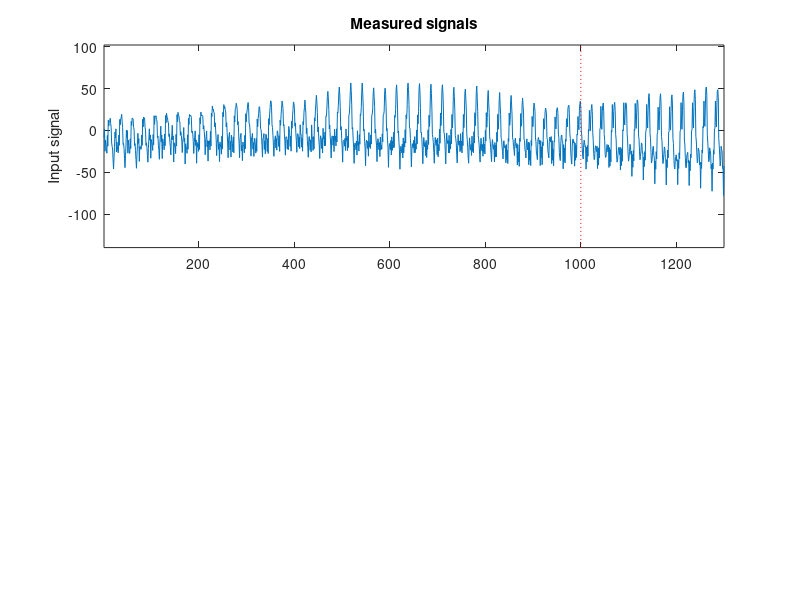

This figure's MATLAB source: (Note: this script raises an error after producing the figure.)
%
% Time series analysis
% Lund University
%
% Example code 27: Predicting a BJ model using the Kalman filter (see also
% code15). 
% 
% Note: This is an IMPORTANT example!
%
% Note that Matlab uses a slightly different notation for the BJ model as
% compared to that used in the course. In Matlab's notation:
%
%   A(z) y(t) = [B(z)/F(z)] u(t) + [C(z)/D(z)] e(t)
%
% This means that:
%   A(z) = 1,       B(z) = B(z),    F(z) = A2(z)
%   C(z) = C1(z),   D(z) = A1(z)
%
% Reference: 
%   "An Introduction to Time Series Modeling", 4th ed, by Andreas Jakobsson
%   Studentlitteratur, 2021
%
clear; clc;
close all;
addpath('../functions', '../data')              % Add this line to update the path
rng(1)                                          % Set the seed (just done for the lecture!)

k = 1;                                          % This is a one-step prediction.
extraN   = 1000;                                % Lets check again why we do this; try removing this.
N        = 1300;
noLags   = 30;
modelLim = 1000;                                % Determine where the validation data starts.

% Simulate some process.
sX = 24;
A1 = [ 1 -0.9 0.82 ];
C1 = [ 1 0 -0.8 ];
A3 = conv( [ 1 zeros(1,sX-1) -1 ], [ 1 -0.4 ] );
C3 = [ 1 0.8 2.1 ];   
B  = [ 1.2 ];
A2 = 1;

z = filter( C1, A1, randn(N+extraN, 1) );       % This is the noise model.
x = filter( C3, A3, randn(N+extraN, 1) );       % This is the input signal.
y = filter( B, A2, x ) + z;
y = y(extraN+1:end);
x = x(extraN+1:end);
xM = x(1:modelLim);                             % Extract model data.
yM = y(1:modelLim);

% Examine the data.
figure; 
subplot(211); 
plot( x );
line( [modelLim modelLim], [-1e6 1e6 ], 'Color','red','LineStyle',':' )
axis([1 N min(x)*1.8 max(x)*1.8])
ylabel('Input signal')
title('Measured signals')
legend('Input signal', 'Prediction starts','Location','SW')
subplot(212); 
plot( y ); 
line( [modelLim modelLim], [-1e6 1e6 ], 'Color','red','LineStyle',':' )
axis([1 N min(y)*1.5 max(y)*1.5])
ylabel('Output signal')
xlabel('Time')
legend('Output signal', 'Prediction starts','Location','SW')


%%%%%%%%%%%%%%%%%%%%%%%%%%%%%%%%%%%%%%%%%%%%%%%%%%%%%%%%%%%%%%%%%%%%%%%%%%%
%% Create the BJ model.
% For simplicity, we use the true model orders (see also code15).
inputModel = estimateARMA( xM, A3, C3, 'Input model', noLags, 1 );
foundModel = estimateBJ( yM, xM, C1, A1, B, A2, 'BJ model', noLags, 1 );


%%%%%%%%%%%%%%%%%%%%%%%%%%%%%%%%%%%%%%%%%%%%%%%%%%%%%%%%%%%%%%%%%%%%%%%%%%
%% Predict the output using the found model.
[Fx, Gx] = polydiv( inputModel.C, inputModel.A, k );
xhatk = filter(Gx, inputModel.C, x);
 
KA = conv( foundModel.D, foundModel.F );
KB = conv( foundModel.D, foundModel.B );
KC = conv( foundModel.F, foundModel.C );
[Fy, Gy]   = polydiv( foundModel.C, foundModel.D, k );
[Fhh, Ghh] = polydiv( conv(Fy, KB), KC, k );
yhatP = filter(Fhh, 1, xhatk) + filter(Ghh, KC, x) + filter(Gy, KC, y);
eP    = y(modelLim:end)-yhatP(modelLim:end);    % Form the prediction residuals for the validation data.


%% Estimate the unknown parameters using a Kalman filter and form the one-step prediction.
% The ARMAX model is  
%
%   KA y(t) = KB x(t) + KC e(t)
%
% This means, for our example, that the one-step prediction is formed as
%
% y(t+1) = -KA(2)y(t) - KA(3)y(t) + KB(1)x(t+1) + KB(2)x(t) + KB(3)x(t-1) + e(t+1) + KC(3)e(t-1)
%        =  [ y(t) y(t-1) x(t+1) x(t) x(t-1) e(t-1) ] [ -KA(2) -KA(3) KB(1) KB(2) KB(3) KC(3) ]^T + e(t+1)
%
% Note that Matlab vectors starts at index 1, therefore the first index in
% the A vector, A(1), is the same as we normally denote a_{0}. Furthermore,
% note that both x(t) are x(t-1) known, whereas x(t+1) needs to be
% predicted. For simplicity, we here use the polynomial prediction of the
% input, but this should of course also be predicted using a Kalman filter.
% 
% For illustration purposes, we consider three different cases; in the first
% version, we estimate the parameters of the input; in the second, we 
% assume these to be fixed. In the third case, we modify the second case
% and examine if we can remove the KC parameter without losing too much
% performance. 
%
codeVersion = 1;
switch codeVersion
    case 1
        noPar   = 6;                            % The vector of unknowns is [ -KA(2) -KA(3) KB(1) KB(2) KB(3) KC(3) ]
        xt      = zeros(noPar,N);               % Estimated states. Set the initial state to the estimated parameters.
        xt(:,2) = [ -KA(2) -KA(3) KB(1) KB(2) KB(3) KC(3) ];
    case 2
        noPar   = 3;                            % The vector of unknowns is [ -KA(2) -KA(3) KC(3) ]
        xt      = zeros(noPar,N);               % Estimated states. Set the initial state to the estimated parameters.
        xt(:,2) = [ -KA(2) -KA(3) KC(3) ];
    case 3
        noPar   = 2;                            % The vector of unknowns is [ -KA(2) -KA(3)  ]
        xt      = zeros(noPar,N);               % Estimated states. Set the initial state to the estimated parameters.
        xt(:,2) = [ -KA(2) -KA(3) ];
end

A     = eye(noPar);
Rw    = std(eP);                                % Measurement noise covariance matrix, R_w. Try using the noise estimate from the polynomial prediction.
Re    = 1e-6*eye(noPar);                        % System noise covariance matrix, R_e.
Rx_t1 = 1e-4*eye(noPar);                        % Initial covariance matrix, R_{1|0}^{x,x}
Rx_k  = Rx_t1;
h_et  = zeros(N,1);                             % Estimated one-step prediction error.
yhatK = zeros(N,1);                             % Estimated output.
xStd  = zeros(noPar,N);                         % Stores one std for the one-step prediction.
startInd = 3;                                   % We use t-2, so start at t=3.
for t=startInd:N
    % Update the predicted state and the time-varying state vector.
    x_t1 = A*xt(:,t-1);                         % x_{t|t-1} = A x_{t-1|t-1}
    switch codeVersion
        case 1                                  % Estimate all parameters.
            C = [ y(t-1) y(t-2) xhatk(t) x(t-1) x(t-2) h_et(t-2) ];
            yhatK(t) = C*x_t1;
        case 2                                  % Note that KB does not vary in this case.
            C = [ y(t-1) y(t-2) h_et(t-2) ];
            yhatK(t) = C*x_t1 + KB * [xhatk(t) x(t-1) x(t-2)]';
        case 3
            C = [ y(t-1) y(t-2) ];              % Ignore one component.
            yhatK(t) = C*x_t1 + KB * [xhatk(t) x(t-1) x(t-2)]';
    end

    % Update the parameter estimates.
    Ry = C*Rx_t1*C' + Rw;                       % R_{t|t-1}^{y,y} = C R_{t|t-1}^{x,x} + Rw
    Kt = Rx_t1*C'/Ry;                           % K_t = R^{x,x}_{t|t-1} C^T inv( R_{t|t-1}^{y,y} )
    h_et(t) = y(t)-yhatK(t);                    % One-step prediction error, \hat{e}_t = y_t - \hat{y}_{t|t-1}
    xt(:,t) = x_t1 + Kt*( h_et(t) );            % x_{t|t}= x_{t|t-1} + K_t ( y_t - Cx_{t|t-1} ) 

    % Update the covariance matrix estimates.
    Rx_t  = Rx_t1 - Kt*Ry*Kt';                  % R^{x,x}_{t|t} = R^{x,x}_{t|t-1} - K_t R_{t|t-1}^{y,y} K_t^T
    Rx_t1 = A*Rx_t*A' + Re;                     % R^{x,x}_{t+1|t} = A R^{x,x}_{t|t} A^T + Re

    % Estimate a one std confidence interval of the estimated parameters.
    xStd(:,t) = sqrt( diag(Rx_t) );             % This is one std for each of the parameters for the one-step prediction.
end



%% Examine the estimated parameters.
% Compute the true parameters for the KA, KB, and KC polynomials.
KA0 = conv( A1, A2 );
KB0 = conv( A1, B );
KC0 = conv( A2, C1 );
switch codeVersion
    case 1
        trueParams = [ -KA0(2) -KA0(3) KB0(1) KB0(2) KB0(3) KC0(3) ];
    case 2
        trueParams = [ -KA0(2) -KA0(3) KC0(3) ];
    case 3
        trueParams = [ -KA0(2) -KA0(3) ];
end

figure
plotWithConf( 1:N, xt', xStd', trueParams );
line( [modelLim modelLim], [-2 2], 'Color','red','LineStyle',':' )
axis([startInd-1 N -1.5 1.5])
title(sprintf('Estimated parameters, with Re = %7.6f and Rw = %4.3f', Re(1,1), Rw(1,1)))
xlabel('Time')
fprintf('Using code version %i:\n', codeVersion);
fprintf('The final values of the Kalman estimated parameters are:\n')
for k0=1:length(trueParams)
    fprintf('  True value: %5.2f, estimated value: %5.2f (+/- %5.4f).\n', trueParams(k0), xt(k0,end), xStd(k0,end) )
end 


%% Show the one-step prediction. 
figure
plot( [y yhatK yhatP ] )
title('One-step prediction of the validation data')
xlabel('Time')
legend('Realisation', 'Kalman estimate', 'Polynomial estimate', 'Location','SW')
xlim([modelLim N])

% Form the prediction residuals for the validation data.
eK = y(modelLim:end)-yhatK(modelLim:end);
plotACFnPACF( eP, 40, 'One-step prediction using the polynomial estimate');
plotACFnPACF( eK, 40, 'One-step prediction using the Kalman filter');
fprintf('The variance of the validation data is               %7.2f.\n', var(y(modelLim:end)))
fprintf('The estimated variance of the polynomial estimate is %7.2f.\n', var(eP))
fprintf('The estimated variance of the Kalman estimate is     %7.2f.\n', var(eK))
